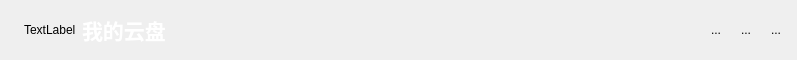
<?xml version="1.0" encoding="UTF-8"?>
<ui version="4.0">
 <class>TitleWidget</class>
 <widget class="QWidget" name="TitleWidget">
  <property name="geometry">
   <rect>
    <x>0</x>
    <y>0</y>
    <width>797</width>
    <height>60</height>
   </rect>
  </property>
  <property name="windowTitle">
   <string>Form</string>
  </property>
  <layout class="QHBoxLayout" name="horizontalLayout_2">
   <property name="spacing">
    <number>0</number>
   </property>
   <property name="leftMargin">
    <number>0</number>
   </property>
   <property name="topMargin">
    <number>0</number>
   </property>
   <property name="rightMargin">
    <number>0</number>
   </property>
   <property name="bottomMargin">
    <number>0</number>
   </property>
   <item>
    <widget class="QWidget" name="xxxxxxxx" native="true">
     <layout class="QHBoxLayout" name="horizontalLayout">
      <item>
       <spacer name="horizontalSpacer_2">
        <property name="orientation">
         <enum>Qt::Horizontal</enum>
        </property>
        <property name="sizeType">
         <enum>QSizePolicy::Fixed</enum>
        </property>
        <property name="sizeHint" stdset="0">
         <size>
          <width>15</width>
          <height>20</height>
         </size>
        </property>
       </spacer>
      </item>
      <item>
       <widget class="QLabel" name="logo">
        <property name="styleSheet">
         <string notr="true"/>
        </property>
        <property name="text">
         <string>TextLabel</string>
        </property>
       </widget>
      </item>
      <item>
       <widget class="QLabel" name="label">
        <property name="font">
         <font>
          <family>新宋体</family>
          <pointsize>16</pointsize>
          <weight>75</weight>
          <bold>true</bold>
         </font>
        </property>
        <property name="styleSheet">
         <string notr="true">color: rgb(255, 255, 255);</string>
        </property>
        <property name="text">
         <string>我的云盘</string>
        </property>
       </widget>
      </item>
      <item>
       <spacer name="horizontalSpacer">
        <property name="orientation">
         <enum>Qt::Horizontal</enum>
        </property>
        <property name="sizeHint" stdset="0">
         <size>
          <width>40</width>
          <height>20</height>
         </size>
        </property>
       </spacer>
      </item>
      <item>
       <widget class="QToolButton" name="set_btn">
        <property name="text">
         <string>...</string>
        </property>
        <property name="icon">
         <iconset resource="../resource.qrc">
          <normaloff>:/images/login_setting.png</normaloff>:/images/login_setting.png</iconset>
        </property>
        <property name="iconSize">
         <size>
          <width>32</width>
          <height>32</height>
         </size>
        </property>
        <property name="autoRaise">
         <bool>true</bool>
        </property>
       </widget>
      </item>
      <item>
       <widget class="QToolButton" name="min_btn">
        <property name="text">
         <string>...</string>
        </property>
        <property name="icon">
         <iconset resource="../resource.qrc">
          <normaloff>:/images/login_min.png</normaloff>:/images/login_min.png</iconset>
        </property>
        <property name="iconSize">
         <size>
          <width>32</width>
          <height>32</height>
         </size>
        </property>
        <property name="autoRaise">
         <bool>true</bool>
        </property>
       </widget>
      </item>
      <item>
       <widget class="QToolButton" name="close_btn">
        <property name="text">
         <string>...</string>
        </property>
        <property name="icon">
         <iconset resource="../resource.qrc">
          <normaloff>:/images/login_close.png</normaloff>:/images/login_close.png</iconset>
        </property>
        <property name="iconSize">
         <size>
          <width>32</width>
          <height>32</height>
         </size>
        </property>
        <property name="autoRaise">
         <bool>true</bool>
        </property>
       </widget>
      </item>
     </layout>
    </widget>
   </item>
  </layout>
 </widget>
 <resources>
  <include location="../resource.qrc"/>
 </resources>
 <connections/>
</ui>
